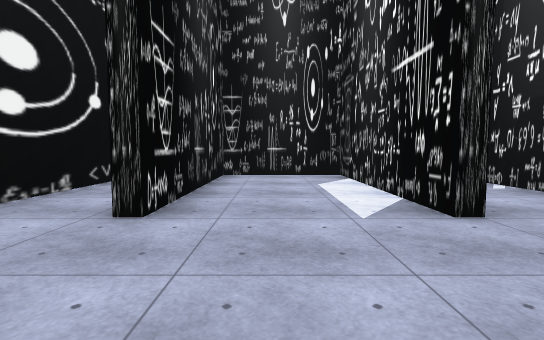
View 1 (above)

16 first-person views from a walk through a 3-D level made in the Unity game engine. The camera is 1.3 m above the floor, tilts 4° down and sees 85° across. The floor is counted in squares, 2 m on a side. Each view is taken from the middle of a square. On the plan, view 1 faces up. The plan holds only what a view shows up to about 9 squares ahead; the rest is blank. The place goes on beyond the plan. The player is left out. Some surface patterns are stand-ins.

View 2
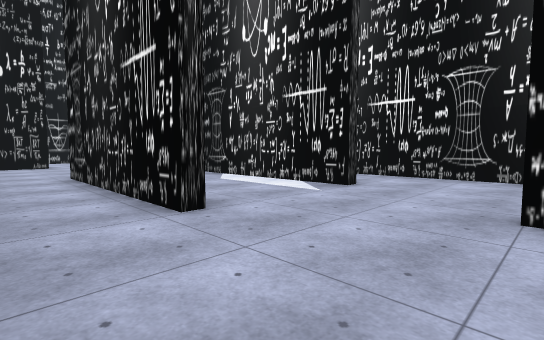

View 3
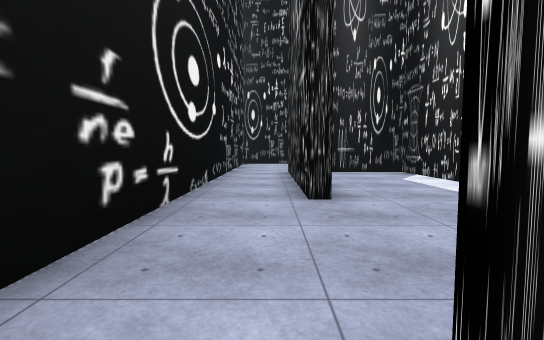

View 4
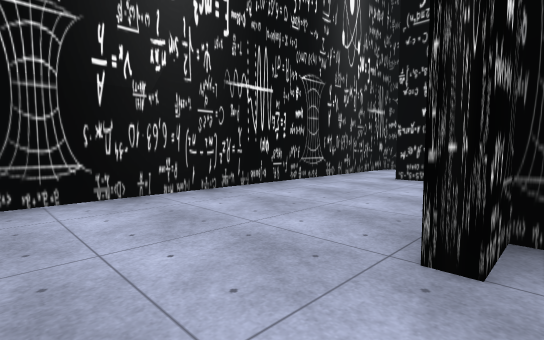

View 5
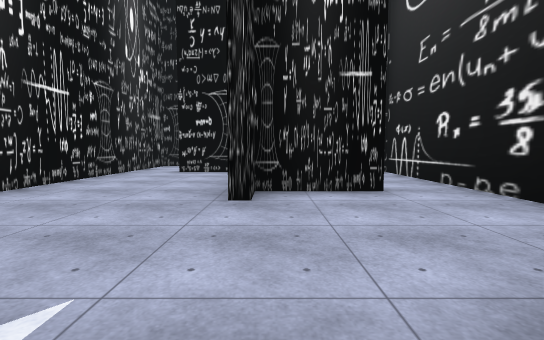

View 6
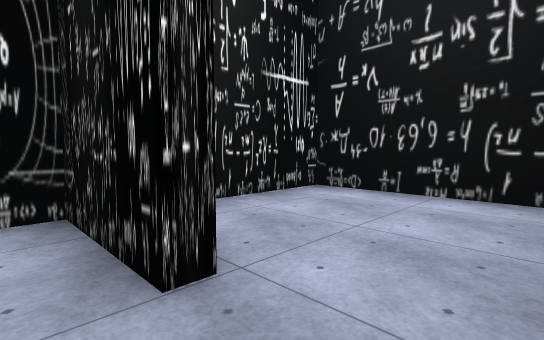

View 7
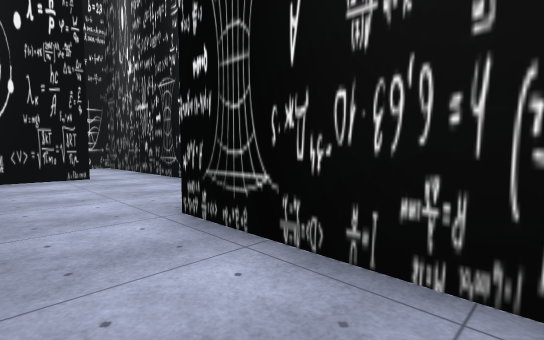

View 8
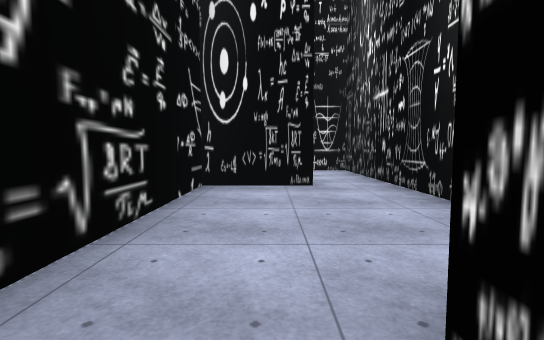

View 9
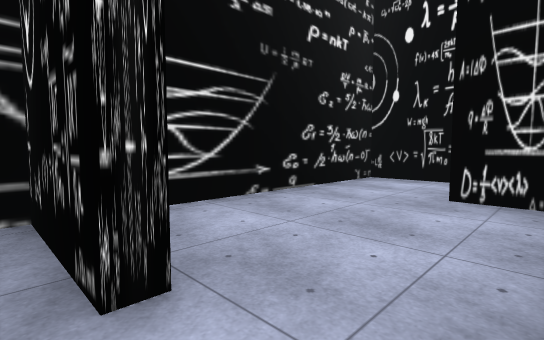

View 10
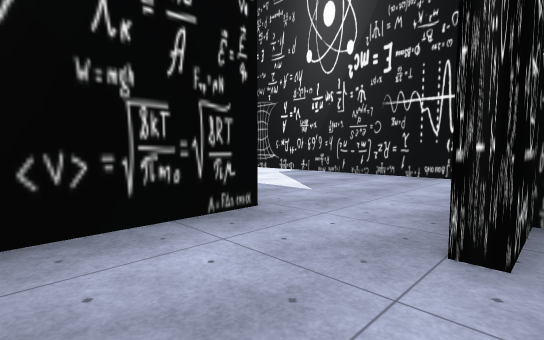

View 11
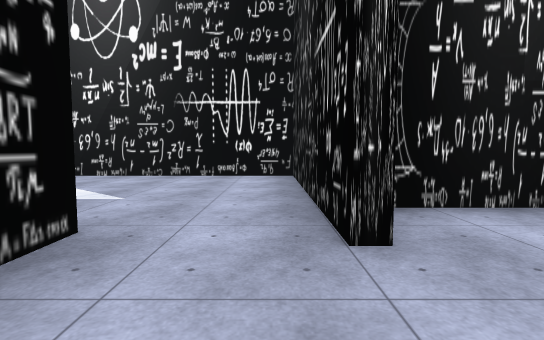

View 12
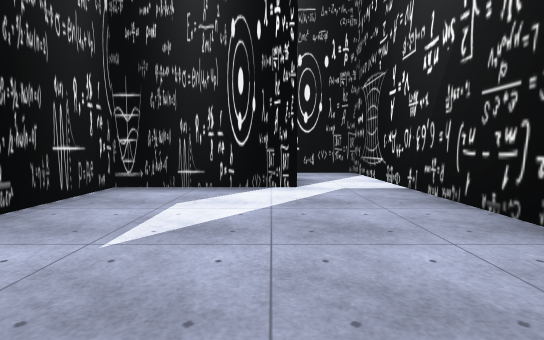

View 13
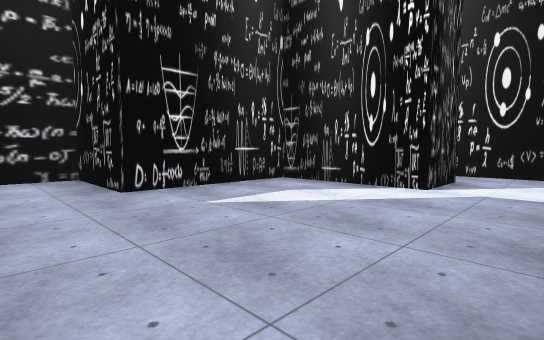

View 14
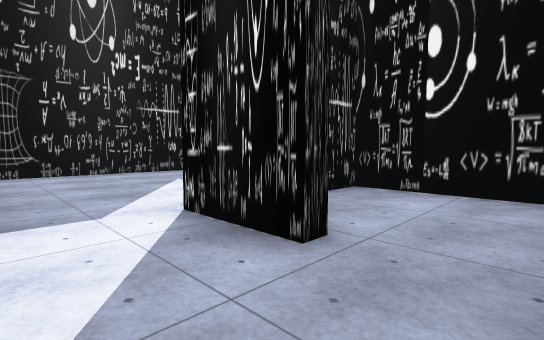

View 15
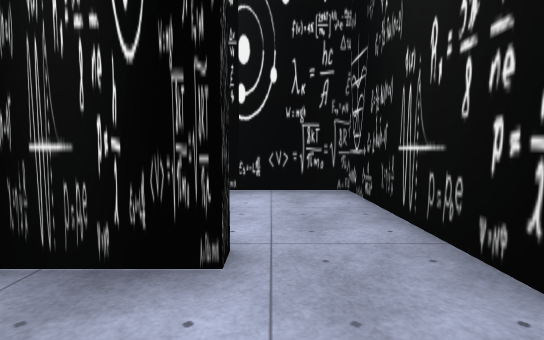

View 16
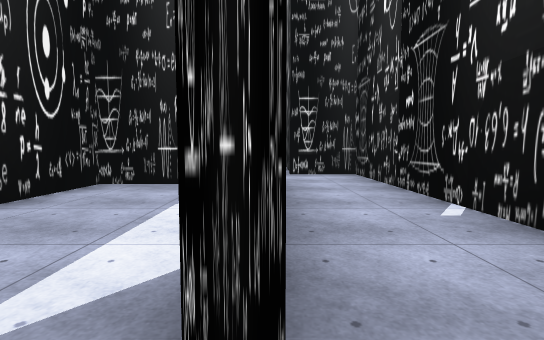

### Floor plan
Ten units are one square. View 1 is at (0, 0); x grows to the right and y downward. Boxes are objects, and circles mark ways between rooms. Rooms are numbered by the first view taken in them; rooms with no view inside come last. Other rooms are left out.
<svg viewBox="-38 -257 85 306">
<path fill="none" stroke="#000" d="M21 -28 18 -28 18 -75 -12 -75 -12 -28 -15 -28 -15 -79M-18 6 3 6 3 -2M3 -106 3 -125M-12 -123 -33 -123 -33 4M12 44 28 44M42 44 42 -25M-33 4 -33 44 3 44 3 21M-33 -165 -33 -135M3 -125 3 -162 -10 -162M-7 -185 -33 -185 -33 -165M24 -221 -7 -221 -7 -185M-10 -165 42 -165 42 -215M24 -238 24 -221M42 -215 42 -252 -7 -252 -7 -224 1 -224M42 -25 42 -97 24 -97"/>
<circle cx="-25" cy="10" r="3" fill="#2a7"/>
<circle cx="-5" cy="-130" r="3" fill="#2a7"/>
<circle cx="30" cy="-30" r="3" fill="#2a7"/>
<circle cx="-25" cy="-160" r="3" fill="#2a7"/>
<circle cx="-10" cy="-175" r="3" fill="#2a7"/>
<circle cx="35" cy="-225" r="3" fill="#2a7"/>
<text x="0" y="-40">1</text>
<text x="-20" y="20">2</text>
<text x="-20" y="-150">3</text>
<text x="-30" y="-180">4</text>
<text x="20" y="-190">5</text>
<text x="20" y="-240">6</text>
<text x="30" y="-60">7</text>
</svg>
Room 1 opens to room 2. Room 1 opens to room 3. Room 1 opens to room 7. Room 3 opens to room 4. Room 4 opens to room 5. Room 5 opens to room 6.

Where each view was taken, in squares from view 1:
view 1: 0 up, 0 right, facing up
view 2: 0 up, 3 left, facing up-right
view 3: 1 down, 2 left, facing up
view 4: 2 up, 0 right, facing down-right
view 5: 4 up, 0 right, facing down
view 6: 0 up, 3 left, facing down-right
view 7: 5 up, 3 left, facing up-right
view 8: 7 up, 2 left, facing up
view 9: 12 up, 0 right, facing up-left
view 10: 16 up, 3 left, facing up-right
view 11: 17 up, 3 left, facing right
view 12: 17 up, 2 right, facing up
view 13: 17 up, 4 right, facing up-left
view 14: 25 up, 4 right, facing down-left
view 15: 24 up, 4 right, facing left
view 16: 2 up, 2 right, facing up
